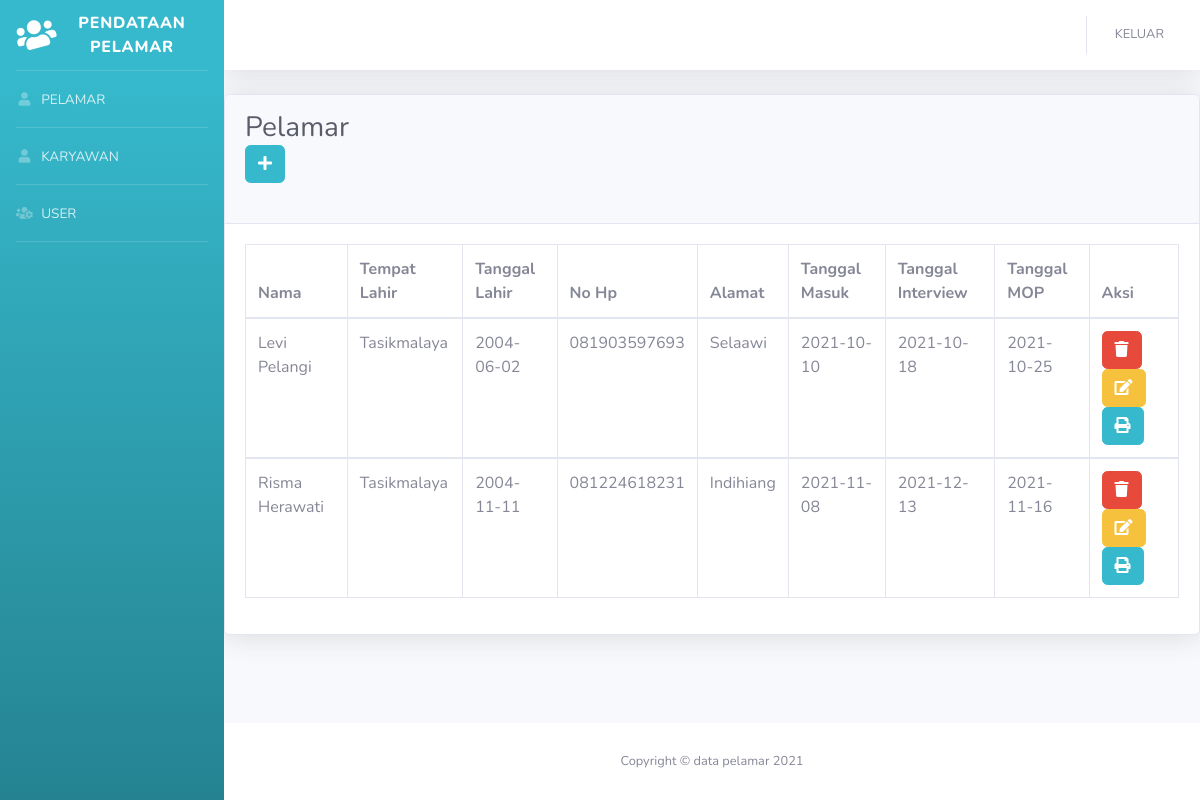
The page /index.php/pelamar on the database its author committed.
### tables this page shows
CREATE TABLE `tbl_pelamar` (
  `nip` int(4) NOT NULL,
  `nama_pelamar` varchar(50) NOT NULL,
  `tempat_lahir` varchar(50) NOT NULL,
  `tl` date NOT NULL,
  `no_hp` varchar(15) NOT NULL,
  `alamat` text NOT NULL,
  `tgl_masuk` date NOT NULL,
  `tgl_interview` date NOT NULL,
  `tgl_mop` date NOT NULL
);

### application/controllers/Pelamar.php (called while the page is built, shortened)
<?php
class Pelamar extends CI_Controller {
    function __construct()
    {
        $this->load->model('Pelamar_model', 'pm');
    }
    function index()
    {
        $data['pelamar'] = $this->pm->pelamar();
        $this->load->view('template/header');
        $this->load->view('admin/index', $data);
        $this->load->view('template/footer');
    }
}

### index.php (called while the page is built, shortened)
<?php
require_once BASEPATH.'core/CodeIgniter.php';

### application/models/Pelamar_model.php (called while the page is built, shortened)
<?php
class Pelamar_model extends CI_Model {
    function pelamar()
    {
        return $this->db->get('tbl_pelamar')->result();
    }
}

### application/views/admin/index.php (the view, shortened to what this page needs)
    <div class="card shadow mb-4">
        <div class="card-header py-3">
            <h1 class="h3 mb-4 text-gray-800">Pelamar
            <div class="table-responsive">
            <a href="<?= base_url('Pelamar/tambah')?>">
            <button class="btn btn-info btn-"><i class="fa fa-plus"></i></button>
            </a>
        </div>
        <div class="card-body">
            <div class="table-responsive">
                <table class="table table-bordered" id="dataTable" width="100%" cellspacing="0">
                    <thead>
                        <tr>
                            <th>Nama</th>
                            <th>Tempat Lahir</th>
                            <th>Tanggal Lahir</th>
                            <th>No Hp</th>
                            <th>Alamat</th>
                            <th>Tanggal Masuk</th>
                            <th>Tanggal Interview</th>
                            <th>Tanggal MOP</th>
                            <th>Aksi</th>
                        </tr>
                    </thead>
                   <?php
                   foreach($pelamar as $pm):
                   ?>
                    <tbody>
                        <td><?= $pm->nama_pelamar ?></td>
                        <td><?= $pm->tempat_lahir ?></td>
                        <td><?= $pm->tl ?></td>
                        <td><?= $pm->no_hp ?></td>
                        <td><?= $pm->alamat?></td>
                        <td><?= $pm->tgl_masuk?></td>
                        <td><?= $pm->tgl_interview?></td>
                        <td><?= $pm->tgl_mop?></td>
                        <td>
                        <a href="<?= base_url('Pelamar/hapus_p/'.$pm->nip)?>">
                        <button class="btn btn-danger btn-"><i class="fa fa-trash"></i></button>
                        </a>
                        <a href="<?= base_url('Pelamar/edit_p/'.$pm->nip)?>">
                        <button class="btn btn-warning btn-"><i class="fa fa-edit"></i></button>
                        </a>
                        <a href="<?=base_url("Pelamar/print_pelamar/".$pm->nip)?>" class="btn btn-info btn-"><i class="fa fa-print"></i></a>
                        </td>
                    </tbody>
                    <?php
                    endforeach;
                    ?>
                </table>
            </div>
        </div>
    </div>
</div>

### rows shown on the page
tbl_pelamar: nama_pelamar "Levi Pelangi", tempat_lahir "Tasikmalaya", tl "2004-06-02", no_hp "081903597693", alamat "Selaawi", tgl_masuk "2021-10-10", tgl_interview "2021-10-18", tgl_mop "2021-10-25"
tbl_pelamar: nama_pelamar "Risma Herawati", tempat_lahir "Tasikmalaya", tl "2004-11-11", no_hp "081224618231", alamat "Indihiang", tgl_masuk "2021-11-08", tgl_interview "2021-12-13", tgl_mop "2021-11-16"
